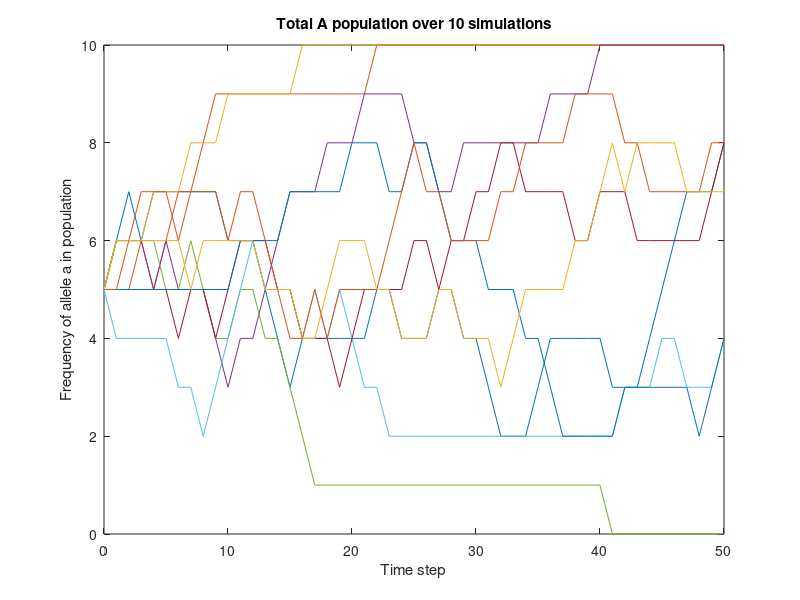

This chart was generated by the following MATLAB code:
steps = 50;
simulations = 10;

aPopulation = zeros(1, steps+1);

for sim=1:simulations
    N = 10;
    A = 5;
    aPopulation(1) = A;
    for step=1:steps
    
        aMemberNew = binornd(1, A/N);
        aMemberDies = binornd(1, A/N);
    
        A = A - aMemberDies + aMemberNew;
        aPopulation(step+1) = A;
    
    end

    plot(0:steps, aPopulation)
    hold on
end

hold off
xlabel('Time step')
ylabel('Frequency of allele a in population')
title('Total A population over 10 simulations')

